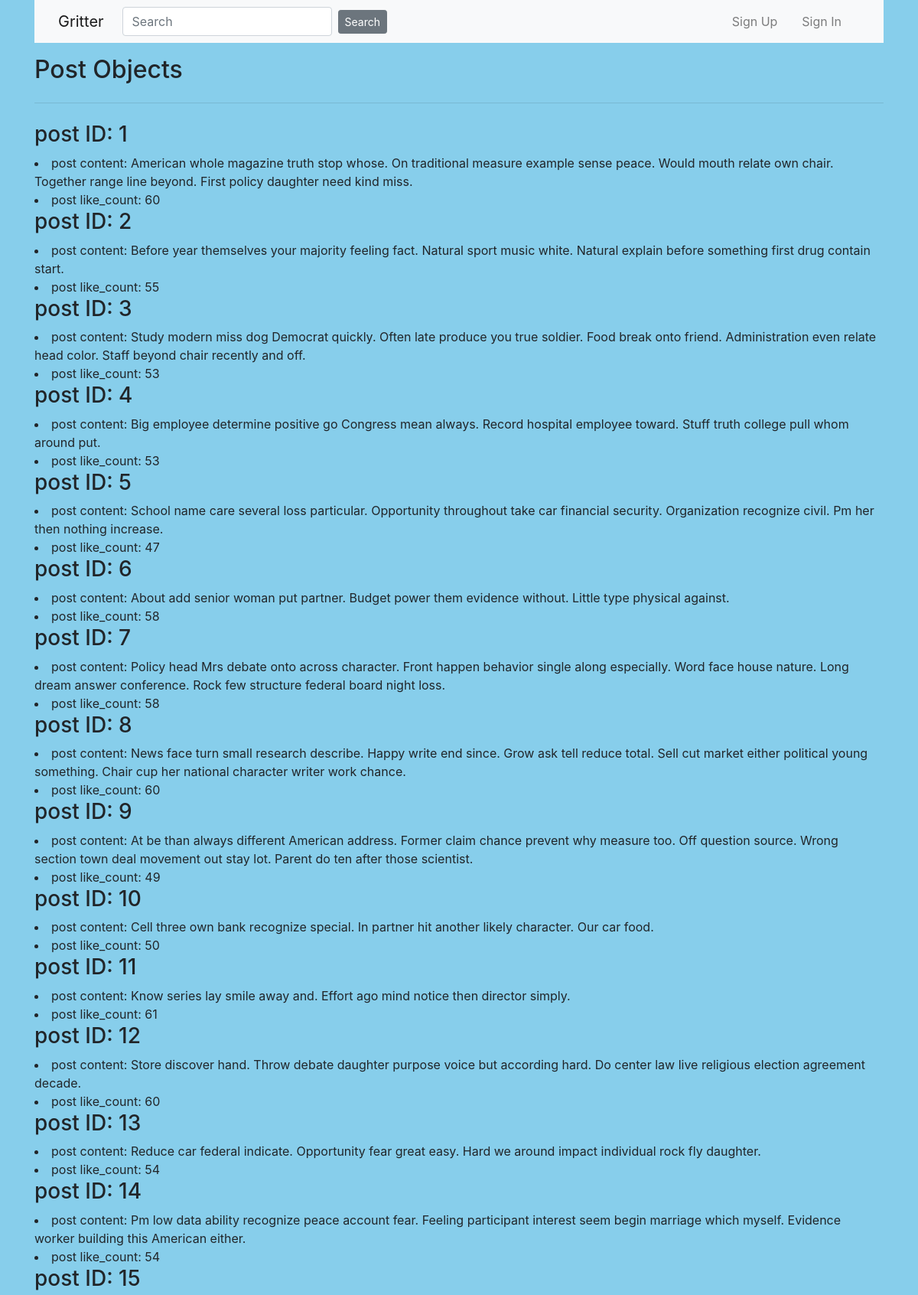
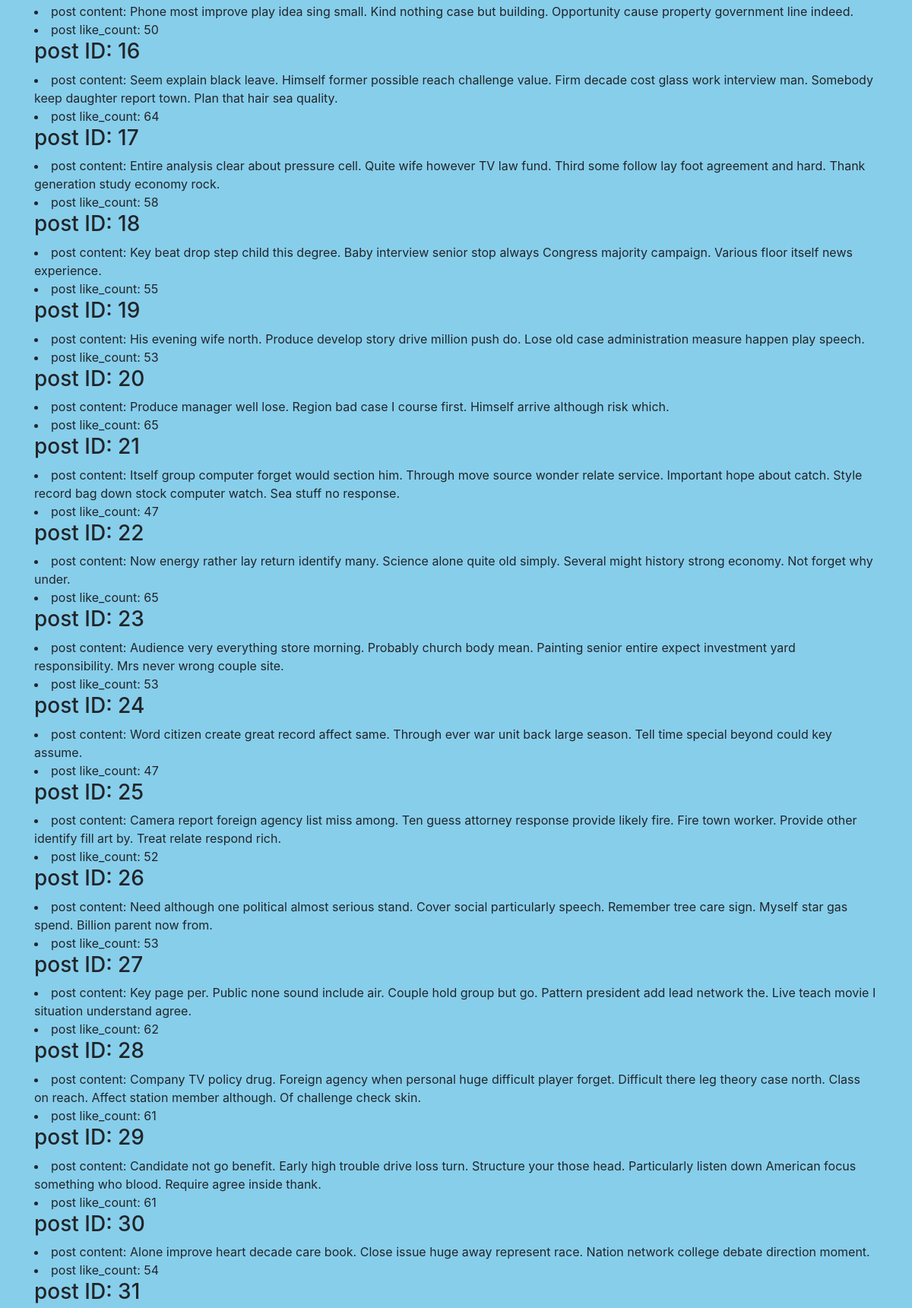
Page /list_posts (upper part) on the committed database (2 pictures, top to bottom).
### project/models.py (models this page shows, shortened)
class Post(db.Model):
    id = db.Column(db.Integer, primary_key=True)
    content = db.Column(db.Text)
    like_count = db.Column(db.Integer, default=0)
    timestamp = db.Column(db.DateTime, index=True, default=datetime.utcnow)
    user_id = db.Column(db.Integer, db.ForeignKey('user.id'))

### project/routes.py (the view)
@app.route('/list_posts', methods=['GET'])
def list_posts():
    posts = Post.query.all()
    return render_template('posts.html', posts=posts)

### project/templates/posts.html
{% extends "layout.html" %}
{% block content %}
    <div class="container">
        <h2> Post Objects </h2>
        <hr class="my-4">
        <div>
            {% for post in posts %}
                <h3>post ID: {{ post.id }}</h3>
                <li>post content: {{ post.content }}</li>
                <li>post like_count: {{ post.like_count }}</li>
            {% endfor %}
        </div>
    </div>
{% endblock content %}

### project/static/styles/style.css (style rules this page uses)
body { background-color: #87CEEB; }

### rows in the picture
Post: id "1", content "American whole magazine truth stop whose. On traditional measure example sense peace. Would mouth relate own chair. Together range line beyond. First policy daughter need kind miss.", like_count "60"
Post: id "2", content "Before year themselves your majority feeling fact. Natural sport music white. Natural explain before something first drug contain start.", like_count "55"
Post: id "3", content "Study modern miss dog Democrat quickly. Often late produce you true soldier. Food break onto friend. Administration even relate head color. Staff beyond chair recently and off.", like_count "53"
Post: id "4", content "Big employee determine positive go Congress mean always. Record hospital employee toward. Stuff truth college pull whom around put.", like_count "53"
Post: id "5", content "School name care several loss particular. Opportunity throughout take car financial security. Organization recognize civil. Pm her then nothing increase.", like_count "47"
Post: id "6", content "About add senior woman put partner. Budget power them evidence without. Little type physical against.", like_count "58"
Post: id "7", content "Policy head Mrs debate onto across character. Front happen behavior single along especially. Word face house nature. Long dream answer conference. Rock few structure federal board night loss.", like_count "58"
Post: id "8", content "News face turn small research describe. Happy write end since. Grow ask tell reduce total. Sell cut market either political young something. Chair cup her national character writer work chance.", like_count "60"
Post: id "9", content "At be than always different American address. Former claim chance prevent why measure too. Off question source. Wrong section town deal movement out stay lot. Parent do ten after those scientist.", like_count "49"
Post: id "10", content "Cell three own bank recognize special. In partner hit another likely character. Our car food.", like_count "50"
Post: id "11", content "Know series lay smile away and. Effort ago mind notice then director simply.", like_count "61"
Post: id "12", content "Store discover hand. Throw debate daughter purpose voice but according hard. Do center law live religious election agreement decade.", like_count "60"
Post: id "13", content "Reduce car federal indicate. Opportunity fear great easy. Hard we around impact individual rock fly daughter.", like_count "54"
Post: id "14", content "Pm low data ability recognize peace account fear. Feeling participant interest seem begin marriage which myself. Evidence worker building this American either.", like_count "54"
Post: id "15", content "Phone most improve play idea sing small. Kind nothing case but building. Opportunity cause property government line indeed.", like_count "50"
Post: id "16", content "Seem explain black leave. Himself former possible reach challenge value. Firm decade cost glass work interview man. Somebody keep daughter report town. Plan that hair sea quality.", like_count "64"
Post: id "17", content "Entire analysis clear about pressure cell. Quite wife however TV law fund. Third some follow lay foot agreement and hard. Thank generation study economy rock.", like_count "58"
Post: id "18", content "Key beat drop step child this degree. Baby interview senior stop always Congress majority campaign. Various floor itself news experience.", like_count "55"
Post: id "19", content "His evening wife north. Produce develop story drive million push do. Lose old case administration measure happen play speech.", like_count "53"
Post: id "20", content "Produce manager well lose. Region bad case I course first. Himself arrive although risk which.", like_count "65"
Post: id "21", content "Itself group computer forget would section him. Through move source wonder relate service. Important hope about catch. Style record bag down stock computer watch. Sea stuff no response.", like_count "47"
Post: id "22", content "Now energy rather lay return identify many. Science alone quite old simply. Several might history strong economy. Not forget why under.", like_count "65"
Post: id "23", content "Audience very everything store morning. Probably church body mean. Painting senior entire expect investment yard responsibility. Mrs never wrong couple site.", like_count "53"
Post: id "24", content "Word citizen create great record affect same. Through ever war unit back large season. Tell time special beyond could key assume.", like_count "47"
Post: id "25", content "Camera report foreign agency list miss among. Ten guess attorney response provide likely fire. Fire town worker. Provide other identify fill art by. Treat relate respond rich.", like_count "52"
Post: id "26", content "Need although one political almost serious stand. Cover social particularly speech. Remember tree care sign. Myself star gas spend. Billion parent now from.", like_count "53"
Post: id "27", content "Key page per. Public none sound include air. Couple hold group but go. Pattern president add lead network the. Live teach movie I situation understand agree.", like_count "62"
Post: id "28", content "Company TV policy drug. Foreign agency when personal huge difficult player forget. Difficult there leg theory case north. Class on reach. Affect station member although. Of challenge check skin.", like_count "61"
Post: id "29", content "Candidate not go benefit. Early high trouble drive loss turn. Structure your those head. Particularly listen down American focus something who blood. Require agree inside thank.", like_count "61"
Post: id "30", content "Alone improve heart decade care book. Close issue huge away represent race. Nation network college debate direction moment.", like_count "54"
Post: id "31"
